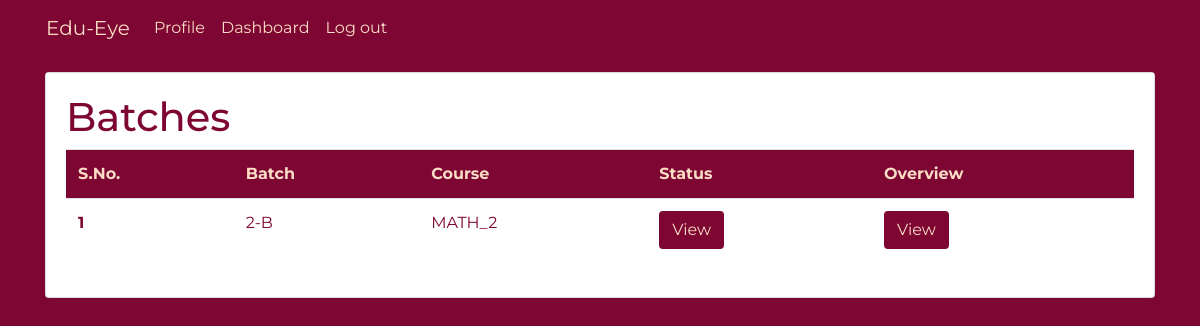
The app's page /teacher/dashboard_teacher (signed in), older data.
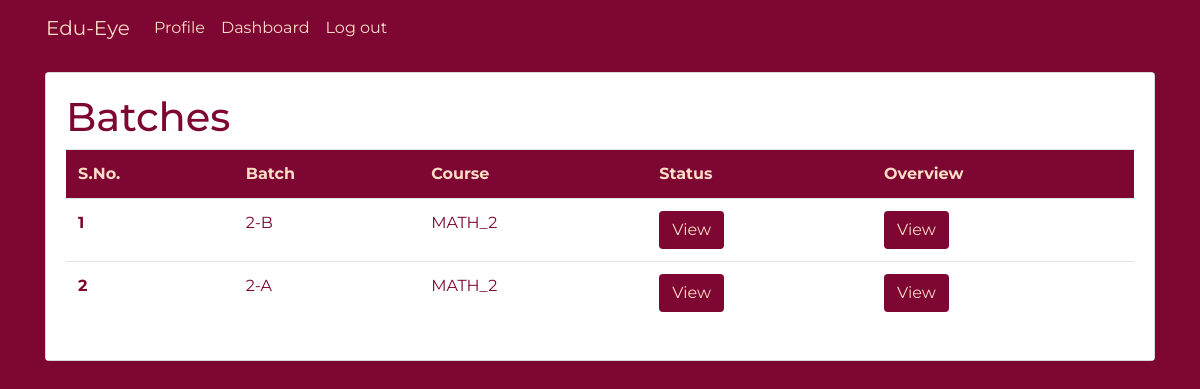
The same page, newer data.
### account/models.py (models this page shows, shortened)
class TeacherBatchCourse(models.Model):
    teacher_details = models.ForeignKey(TeacherProfile, on_delete=models.CASCADE)
    batchcourse = models.OneToOneField(BatchCourse, on_delete=models.CASCADE)

class BatchCourse(models.Model):
    batch = models.ForeignKey(Batch, on_delete=models.CASCADE)
    course = models.ForeignKey(Course, on_delete=models.CASCADE)

class Batch(models.Model):
    in_class = models.IntegerField(default=None)
    section = models.CharField(max_length=1, default=None)
    session = models.ForeignKey(Session, on_delete=models.CASCADE)
    def __str__(self):
        return str(self.in_class) + "-" + self.section

class Course(models.Model):
    SUBJECT = (("MATH", "Mathematics"), ("ENG", "English"),
                  ("HINDI", "Hindi"), ("SCI", "Science"))
    name = models.TextField(default=1,choices=SUBJECT)
    class_no = models.IntegerField(unique=True)
    def __str__(self):
        return str(self.name) +"_"+str(self.class_no)

### teacher/views.py (the view)
# urls.py: path('dashboard_teacher', views.dash, name="dashboard_teacher"),
@login_required(login_url='login')
def dash(request):
    if request.user.is_teacher ==True:
        uid = request.user.id
        Teacher = get_object_or_404(TeacherProfile, teacher_id=uid)
        Teaches = TeacherBatchCourse.objects.filter(teacher_details=Teacher)
        return render(request,'teacher/dashboard.html',{'Teaches':Teaches})
        print(Teach)
    else:
        print("NOT A Teacher!! login as teacher :P")
        return redirect('login')

### templates/teacher/dashboard.html
{% extends 'basic.html' %}
{% load static %}
{% load crispy_forms_tags %}
{% block body %}
<div class="container">
  <div class="card bg-light mb-3 mt-3">
    <div class="card-body" style="background-color:#fff">
<h1 class="title">Batches</h1>
      <table class="table table-borderless">
        <thead>
          <tr class="tablehead">
            <td scope="col">S.No.</td>
            <td scope="col">Batch</td>
            <td scope="col">Course</td>
            <td scope="col">Status</td>
            <td scope="col">Overview</td>
          </tr>
        </thead>
        <tbody>
          {% for teach in Teaches%}
          <tr>
            <th scope="row">{{ forloop.counter }}</th>
            <td>{{teach.batchcourse.batch}}</td>
            <td>{{teach.batchcourse.course}}</td>
            <td> <a href="{% url 'unit_teacher' teach.batchcourse.id %}" class="btn">View</a></td>
            <td> <a href="{% url 'pie-chart' teach.batchcourse.id %}" class="btn">View</a></td>          </tr>
          {% endfor%}
        </tbody>
      </table>
    </div>
  </div>
</div>
{% endblock body %}

Row changes from the older to the newer data that the page shows:
added TeacherBatchCourse: batchcourse.batch "2-A", batchcourse.course "MATH_2"
